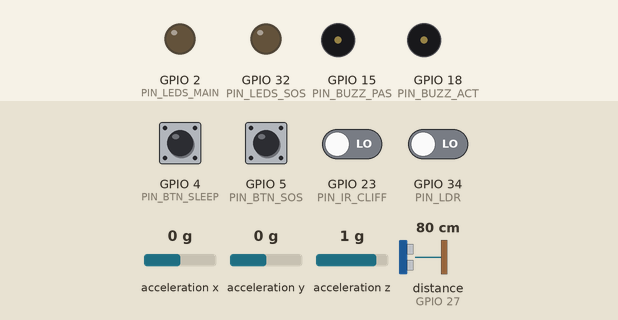
The sketch below on a simulated ESP32. On the bench: output pins drawn as LEDs (lit = HIGH), buzzer (waves = sounding, pin HIGH). Wiring (inferred from the names in the program): ultrasonic range finder: trigger GPIO 14; echo GPIO 27; ADXL345 accelerometer at I2C address 0x53. Dashed ring = blinking. The test bench sets the inputs (shaded band); at power-on: GPIO 4 (PIN_BTN_SLEEP), GPIO 5 (PIN_BTN_SOS) HIGH, GPIO 23 (PIN_IR_CLIFF), GPIO 34 (PIN_LDR) LOW, acceleration x 0 g, acceleration y 0 g, acceleration z 1 g, distance to the obstacle (sensor on GPIO 27) 80 cm. The echo pulse lasts 58.3 µs per cm; pins used as bus, display or sensor lines are not drawn; what the sketch prints to the serial monitor is not drawn.

Above: at 1.6 s.
1.7 s: GPIO 34 (PIN_LDR) driven HIGH
At 2.2 s:
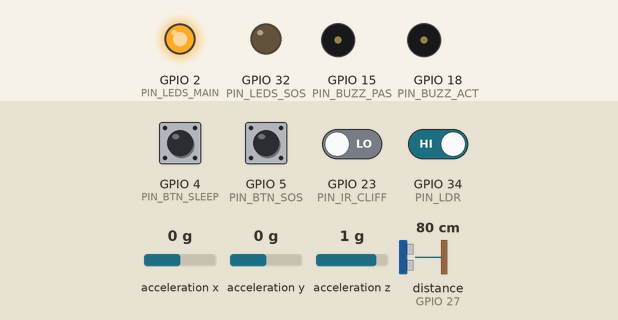
4.7 s: GPIO 23 (PIN_IR_CLIFF) driven HIGH
At 5.07 s:
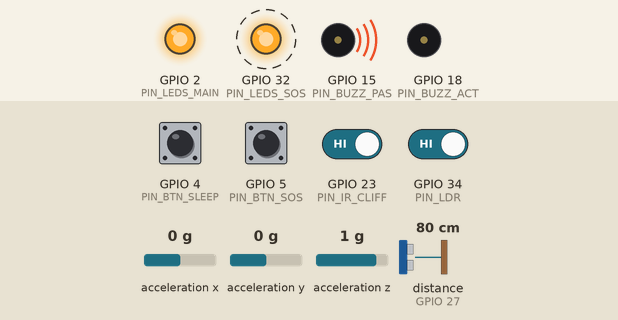
7.7 s: GPIO 4 (PIN_BTN_SLEEP) pulled LOW for 0.15 s
At 7.84 s:
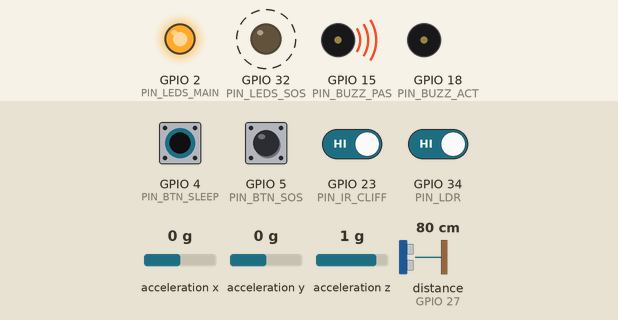
17.8 s: GPIO 23 (PIN_IR_CLIFF) driven LOW
Timing chart, 0 to 20.3 s (numbered marks = the images above; inputs shaded):
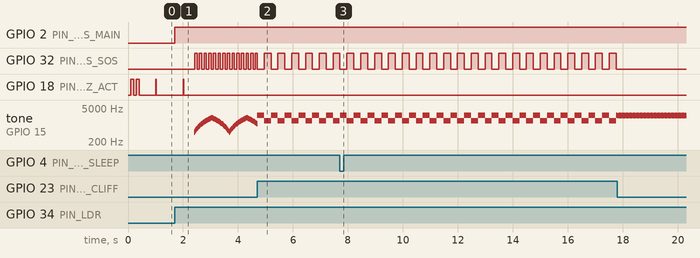

Measured:
- after the input at 1.7 s, GPIO 2 (PIN_LEDS_MAIN): LOW → HIGH at once
- after the input at 4.7 s, GPIO 32 (PIN_LEDS_SOS): alternates HIGH for 0.25 s and LOW for 0.25 s, starting after 0.25 s
- after the input at 17.8 s, GPIO 32 (PIN_LEDS_SOS): stops changing and stays LOW; tone on GPIO 15 (PIN_BUZZ_PAS): alternates 2500 Hz for 0.02 s and 2450 Hz for 0.02 s, starting at once
- by itself, GPIO 32 (PIN_LEDS_SOS): alternates HIGH for 0.08 s and LOW for 0.08 s
- by itself, tone on GPIO 15 (PIN_BUZZ_PAS): repeats every 0.50 s: 2500 Hz 0.25 s, 1500 Hz 0.25 s

The sketch:

l298n.ino
```cpp
#include <Wire.h>
#include <Arduino.h>

// ==========================================
//        NAVISENSE: FULL SYSTEM V1.0
// ==========================================

// --- 1. PIN DEFINITIONS ---
// SHARINGAN (Ultrasonics)
#define TRIG_LEFT   13
#define ECHO_LEFT   12
#define TRIG_FRONT  14
#define ECHO_FRONT  27
#define TRIG_RIGHT  26
#define ECHO_RIGHT  25

// IMAYOMA (Inputs)
#define PIN_BTN_SOS    5    // Emergency Button
#define PIN_BTN_SLEEP  4    // Sleep/Reset Button
#define PIN_IR_CLIFF   23   // Cliff Sensor (IR)
#define SDA_PIN        21   // ADXL Data
#define SCL_PIN        22   // ADXL Clock

// SHIZUKU (Light Input)
#define PIN_LDR        34   // LDR Sensor

// OUTPUTS (Audio & Visual)
#define PIN_BUZZ_PAS   15   // Passive Buzzer (Siren)
#define PIN_BUZZ_ACT   18   // Active Buzzer (Beeps)
#define PIN_LEDS_MAIN  2    // White/Yellow Torch LEDs
#define PIN_LEDS_SOS   32   // Red Warning LEDs

// --- 2. SETTINGS ---
#define ADXL_ADDR      0x53

// Distances (cm)
const int DIST_FAR     = 150; // Start beeping
const int DIST_NEAR    = 70;  // Speed up
const int DIST_CRIT    = 30;  // Panic mode

// Fall Thresholds (ADXL345)
// < 60 usually means flat/horizontal. > 150 means upright.
const int FALL_THRESH    = 60;
const int UPRIGHT_THRESH = 160;
const int FALL_TIME      = 2000; // 2 seconds to confirm fall

// --- 3. VARIABLES ---
bool isSleepMode = false;
bool isSOSActive = false;
bool isFallDetected = false;
bool isCliffDetected = false;

unsigned long fallTimer = 0;
unsigned long lastDebounce = 0;

// Audio Timers
unsigned long prevNavMillis = 0;
unsigned long prevSirenMillis = 0;
unsigned long prevCliffMillis = 0;

// Siren State
int sirenFreq = 500;
int sirenStep = 50;
bool sosLedState = false;

// --- 4. HELPER FUNCTIONS ---

void initADXL() {
  Wire.begin(SDA_PIN, SCL_PIN);
  delay(100);
  Wire.beginTransmission(ADXL_ADDR);
  Wire.write(0x2D); Wire.write(8); Wire.endTransmission();
}

int readAccelX() {
  Wire.beginTransmission(ADXL_ADDR);
  Wire.write(0x32); Wire.endTransmission();
  Wire.requestFrom(ADXL_ADDR, 2);
  if (Wire.available() >= 2) {
    int x0 = Wire.read(); int x1 = Wire.read();
    return abs((x1 << 8) | x0);
  }
  return 255; // Default safe value
}

long getDistance(int trig, int echo) {
  digitalWrite(trig, LOW); delayMicroseconds(2);
  digitalWrite(trig, HIGH); delayMicroseconds(10);
  digitalWrite(trig, LOW);
  long duration = pulseIn(echo, HIGH, 25000); // 25ms timeout
  if (duration == 0) return 999; // Far away
  return duration * 0.034 / 2;
}

// --- ALARM PATTERNS ---

void playSiren() {
  // "Vao Vao" + Strobing Red LEDs
  if (millis() - prevSirenMillis > 20) {
    prevSirenMillis = millis();

    // Sound
    ledcWriteTone(PIN_BUZZ_PAS, sirenFreq);
    sirenFreq += sirenStep;
    if (sirenFreq >= 2000 || sirenFreq <= 500) sirenStep = -sirenStep;

    // Light (Blink every 200ms approx)
    if (sirenFreq % 200 == 0) {
      sosLedState = !sosLedState;
      digitalWrite(PIN_LEDS_SOS, sosLedState ? HIGH : LOW);
    }
  }
}

void playCliffAlarm() {
  // "Tu-Ti-Tu-Ti" (Police) + Solid Red LEDs
  unsigned long now = millis();
  if (now - prevCliffMillis > 250) { // Switch every 250ms
    prevCliffMillis = now;
    if (sirenFreq == 2500) sirenFreq = 1500; else sirenFreq = 2500;
    ledcWriteTone(PIN_BUZZ_PAS, sirenFreq);

    // Toggle LED with sound
    sosLedState = !sosLedState;
    digitalWrite(PIN_LEDS_SOS, sosLedState ? HIGH : LOW);
  }
}

void playNavBeep(int interval) {
  // Simple "Click/Beep" on Active Buzzer
  if (millis() - prevNavMillis >= interval) {
    prevNavMillis = millis();
    digitalWrite(PIN_BUZZ_ACT, HIGH);
    delay(30); // Short tick
    digitalWrite(PIN_BUZZ_ACT, LOW);
  }
}

// --- MAIN SETUP ---

void setup() {
  Serial.begin(115200);

  // Setup Outputs
  pinMode(PIN_BUZZ_ACT, OUTPUT);
  pinMode(PIN_LEDS_MAIN, OUTPUT);
  pinMode(PIN_LEDS_SOS, OUTPUT);

  // Setup Inputs
  pinMode(PIN_BTN_SOS, INPUT_PULLUP);
  pinMode(PIN_BTN_SLEEP, INPUT_PULLUP);
  pinMode(PIN_IR_CLIFF, INPUT);      // Adjust to INPUT_PULLUP if needed
  pinMode(PIN_LDR, INPUT);

  // Setup Ultrasonics
  pinMode(TRIG_LEFT, OUTPUT); pinMode(ECHO_LEFT, INPUT);
  pinMode(TRIG_FRONT, OUTPUT); pinMode(ECHO_FRONT, INPUT);
  pinMode(TRIG_RIGHT, OUTPUT); pinMode(ECHO_RIGHT, INPUT);

  // Audio Channel
  ledcAttach(PIN_BUZZ_PAS, 2000, 8);

  initADXL();

  // Power On Sound
  Serial.println(">> NAVISENSE STARTING...");
  digitalWrite(PIN_BUZZ_ACT, HIGH); delay(100); digitalWrite(PIN_BUZZ_ACT, LOW);
  delay(100);
  digitalWrite(PIN_BUZZ_ACT, HIGH); delay(100); digitalWrite(PIN_BUZZ_ACT, LOW);
}

// --- MAIN LOOP ---

void loop() {
  unsigned long currentMillis = millis();

  // 1. BUTTONS (GLOBAL INTERRUPTS)
  if (digitalRead(PIN_BTN_SOS) == LOW) {
    isSOSActive = true; isSleepMode = false;
    Serial.println(">> MANUAL SOS TRIGGERED!");
  }

  if (digitalRead(PIN_BTN_SLEEP) == LOW) {
    if (currentMillis - lastDebounce > 500) {
      lastDebounce = currentMillis;

      if (isSOSActive || isFallDetected || isCliffDetected) {
        // RESET ALARMS
        isSOSActive = false; isFallDetected = false; isCliffDetected = false;
        ledcWriteTone(PIN_BUZZ_PAS, 0);
        digitalWrite(PIN_LEDS_SOS, LOW);
        Serial.println(">> ALARMS CLEARED.");
      } else {
        // TOGGLE SLEEP
        isSleepMode = !isSleepMode;
        if (isSleepMode) {
          Serial.println(">> SLEEPING...");
          digitalWrite(PIN_BUZZ_ACT, HIGH); delay(500); digitalWrite(PIN_BUZZ_ACT, LOW); // Long Beep
          digitalWrite(PIN_LEDS_MAIN, LOW); // Force Torch OFF
        } else {
          Serial.println(">> WAKING UP...");
          digitalWrite(PIN_BUZZ_ACT, HIGH); delay(100); digitalWrite(PIN_BUZZ_ACT, LOW); // Short Beep
        }
      }
    }
  }

  // IF SLEEPING -> STOP HERE
  if (isSleepMode) { delay(100); return; }


  // 2. CLIFF DETECTION (High Priority)
  int irState = digitalRead(PIN_IR_CLIFF);
  if (irState == HIGH) { // Assuming HIGH = NO REFLECTION (HOLE)
    isCliffDetected = true;
    Serial.println(">> CLIFF DETECTED!");
  } else {
    isCliffDetected = false;
  }

  if (isCliffDetected) {
    playCliffAlarm();
    return; // Stop everything else
  }


  // 3. FALL DETECTION (Medium Priority)
  int xVal = readAccelX();
  if (xVal < FALL_THRESH && !isSOSActive) {
    // Stick is Flat
    if (fallTimer == 0) fallTimer = currentMillis; // Start timer
    else if (currentMillis - fallTimer > FALL_TIME) {
      isFallDetected = true;
      Serial.println(">> FALL DETECTED!");
    }
  } else if (xVal > UPRIGHT_THRESH) {
    fallTimer = 0; // Reset timer if standing
  }


  // 4. ALARM EXECUTION
  if (isSOSActive || isFallDetected) {
    playSiren();
  }
  else {
    // NO ALARMS -> NORMAL NAVIGATION
    ledcWriteTone(PIN_BUZZ_PAS, 0);
    digitalWrite(PIN_LEDS_SOS, LOW);

    // A. OBSTACLE AVOIDANCE
    long dist = getDistance(TRIG_FRONT, ECHO_FRONT);
    // Optional: Use Side sensors to modify logic (e.g., panic if all 3 are close)
    // long distL = getDistance(TRIG_LEFT, ECHO_LEFT);
    // long distR = getDistance(TRIG_RIGHT, ECHO_RIGHT);

    int beepSpeed = 0;
    if (dist < DIST_CRIT) beepSpeed = 100;       // Fast
    else if (dist < DIST_NEAR) beepSpeed = 400;  // Medium
    else if (dist < DIST_FAR) beepSpeed = 1000;  // Slow

    if (beepSpeed > 0) playNavBeep(beepSpeed);

    // B. AUTOMATIC TORCH (Shizuku)
    if (digitalRead(PIN_LDR) == HIGH) { // Dark
      digitalWrite(PIN_LEDS_MAIN, HIGH);
    } else {
      digitalWrite(PIN_LEDS_MAIN, LOW);
    }
  }
}
```
